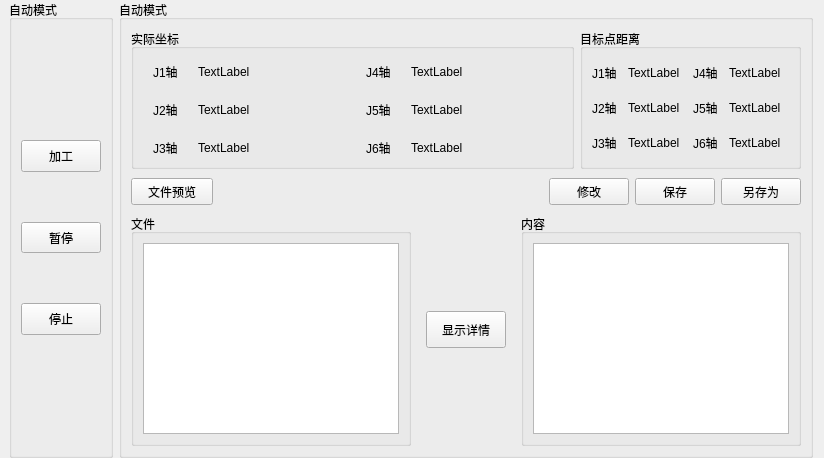
     <widget class="QWidget" name="autoPage">
      <layout class="QHBoxLayout" name="horizontalLayout_12" stretch="1,7">
       <property name="spacing">
        <number>6</number>
       </property>
       <property name="leftMargin">
        <number>9</number>
       </property>
       <property name="topMargin">
        <number>0</number>
       </property>
       <property name="bottomMargin">
        <number>0</number>
       </property>
       <item>
        <widget class="QGroupBox" name="groupBox_21">
         <property name="title">
          <string>自动模式</string>
         </property>
         <layout class="QVBoxLayout" name="verticalLayout_9">
          <property name="spacing">
           <number>50</number>
          </property>
          <property name="topMargin">
           <number>120</number>
          </property>
          <property name="bottomMargin">
           <number>120</number>
          </property>
          <item>
           <widget class="QPushButton" name="btn_do">
            <property name="sizePolicy">
             <sizepolicy hsizetype="Minimum" vsizetype="Preferred">
              <horstretch>0</horstretch>
              <verstretch>0</verstretch>
             </sizepolicy>
            </property>
            <property name="text">
             <string>加工</string>
            </property>
           </widget>
          </item>
          <item>
           <widget class="QPushButton" name="btn_pause">
            <property name="sizePolicy">
             <sizepolicy hsizetype="Minimum" vsizetype="Preferred">
              <horstretch>0</horstretch>
              <verstretch>0</verstretch>
             </sizepolicy>
            </property>
            <property name="text">
             <string>暂停</string>
            </property>
           </widget>
          </item>
          <item>
           <widget class="QPushButton" name="btn_stop">
            <property name="sizePolicy">
             <sizepolicy hsizetype="Minimum" vsizetype="Preferred">
              <horstretch>0</horstretch>
              <verstretch>0</verstretch>
             </sizepolicy>
            </property>
            <property name="text">
             <string>停止</string>
            </property>
           </widget>
          </item>
         </layout>
        </widget>
       </item>
       <item>
        <widget class="QGroupBox" name="groupBox_22">
         <property name="title">
          <string>自动模式</string>
         </property>
         <layout class="QVBoxLayout" name="verticalLayout_8" stretch="3,1,7">
          <item>
           <layout class="QHBoxLayout" name="horizontalLayout_13" stretch="2,1">
            <item>
             <widget class="QGroupBox" name="groupBox_23">
              <property name="title">
               <string>实际坐标</string>
              </property>
              <layout class="QHBoxLayout" name="horizontalLayout_16">
               <item>
                <layout class="QFormLayout" name="formLayout">
                 <property name="horizontalSpacing">
                  <number>20</number>
                 </property>
                 <property name="verticalSpacing">
                  <number>20</number>
                 </property>
                 <property name="leftMargin">
                  <number>10</number>
                 </property>
                 <property name="topMargin">
                  <number>5</number>
                 </property>
                 <item row="0" column="0">
                  <widget class="QLabel" name="label_137">
                   <property name="text">
                    <string>J1轴</string>
                   </property>
                  </widget>
                 </item>
                 <item row="0" column="1">
                  <widget class="QLabel" name="label_138">
                   <property name="text">
                    <string>TextLabel</string>
                   </property>
                  </widget>
                 </item>
                 <item row="1" column="0">
                  <widget class="QLabel" name="label_139">
                   <property name="text">
                    <string>J2轴</string>
                   </property>
                  </widget>
                 </item>
                 <item row="1" column="1">
                  <widget class="QLabel" name="label_140">
                   <property name="text">
                    <string>TextLabel</string>
                   </property>
                  </widget>
                 </item>
                 <item row="2" column="0">
                  <widget class="QLabel" name="label_141">
                   <property name="text">
                    <string>J3轴</string>
                   </property>
                  </widget>
                 </item>
                 <item row="2" column="1">
                  <widget class="QLabel" name="label_142">
                   <property name="text">
                    <string>TextLabel</string>
                   </property>
                  </widget>
                 </item>
                </layout>
               </item>
               <item>
                <layout class="QFormLayout" name="formLayout_2">
                 <property name="horizontalSpacing">
                  <number>20</number>
                 </property>
                 <property name="verticalSpacing">
                  <number>20</number>
                 </property>
                 <property name="leftMargin">
                  <number>10</number>
                 </property>
                 <property name="topMargin">
                  <number>5</number>
                 </property>
                 <item row="0" column="0">
                  <widget class="QLabel" name="label_143">
                   <property name="text">
                    <string>J4轴</string>
                   </property>
                  </widget>
                 </item>
                 <item row="0" column="1">
                  <widget class="QLabel" name="label_146">
                   <property name="text">
                    <string>TextLabel</string>
                   </property>
                  </widget>
                 </item>
                 <item row="1" column="0">
                  <widget class="QLabel" name="label_144">
                   <property name="text">
                    <string>J5轴</string>
                   </property>
                  </widget>
                 </item>
                 <item row="1" column="1">
                  <widget class="QLabel" name="label_147">
                   <property name="text">
                    <string>TextLabel</string>
                   </property>
                  </widget>
                 </item>
                 <item row="2" column="0">
                  <widget class="QLabel" name="label_145">
                   <property name="text">
                    <string>J6轴</string>
                   </property>
                  </widget>
                 </item>
                 <item row="2" column="1">
                  <widget class="QLabel" name="label_148">
                   <property name="text">
                    <string>TextLabel</string>
                   </property>
                  </widget>
                 </item>
                </layout>
               </item>
              </layout>
             </widget>
            </item>
            <item>
             <widget class="QGroupBox" name="groupBox_24">
              <property name="title">
               <string>目标点距离</string>
              </property>
              <layout class="QGridLayout" name="gridLayout_25" columnstretch="1,2,1,2">
               <item row="0" column="0">
                <widget class="QLabel" name="label_149">
                 <property name="text">
                  <string>J1轴</string>
                 </property>
                </widget>
               </item>
               <item row="0" column="1">
                <widget class="QLabel" name="label_152">
                 <property name="text">
                  <string>TextLabel</string>
                 </property>
                </widget>
               </item>
               <item row="0" column="2">
                <widget class="QLabel" name="label_155">
                 <property name="text">
                  <string>J4轴</string>
                 </property>
                </widget>
               </item>
               <item row="0" column="3">
                <widget class="QLabel" name="label_158">
                 <property name="text">
                  <string>TextLabel</string>
                 </property>
                </widget>
               </item>
               <item row="1" column="0">
                <widget class="QLabel" name="label_150">
                 <property name="text">
                  <string>J2轴</string>
                 </property>
                </widget>
               </item>
               <item row="1" column="1">
                <widget class="QLabel" name="label_153">
                 <property name="text">
                  <string>TextLabel</string>
                 </property>
                </widget>
               </item>
               <item row="1" column="2">
                <widget class="QLabel" name="label_156">
                 <property name="text">
                  <string>J5轴</string>
                 </property>
                </widget>
               </item>
               <item row="1" column="3">
                <widget class="QLabel" name="label_159">
                 <property name="text">
                  <string>TextLabel</string>
                 </property>
                </widget>
               </item>
               <item row="2" column="0">
                <widget class="QLabel" name="label_151">
                 <property name="text">
                  <string>J3轴</string>
                 </property>
                </widget>
               </item>
               <item row="2" column="1">
                <widget class="QLabel" name="label_154">
                 <property name="text">
                  <string>TextLabel</string>
                 </property>
                </widget>
               </item>
               <item row="2" column="2">
                <widget class="QLabel" name="label_157">
                 <property name="text">
                  <string>J6轴</string>
                 </property>
                </widget>
               </item>
               <item row="2" column="3">
                <widget class="QLabel" name="label_160">
                 <property name="text">
                  <string>TextLabel</string>
                 </property>
                </widget>
               </item>
              </layout>
             </widget>
            </item>
           </layout>
          </item>
          <item>
           <layout class="QHBoxLayout" name="horizontalLayout_14" stretch="2,8,1,1,1">
            <property name="topMargin">
             <number>3</number>
            </property>
            <property name="bottomMargin">
             <number>3</number>
            </property>
            <item>
             <widget class="QPushButton" name="btn_fileWatch">
              <property name="sizePolicy">
               <sizepolicy hsizetype="Preferred" vsizetype="Preferred">
                <horstretch>0</horstretch>
                <verstretch>0</verstretch>
               </sizepolicy>
              </property>
              <property name="text">
               <string>文件预览</string>
              </property>
             </widget>
            </item>
            <item>
             <spacer name="horizontalSpacer_2">
              <property name="orientation">
               <enum>Qt::Horizontal</enum>
              </property>
              <property name="sizeHint" stdset="0">
               <size>
                <width>40</width>
                <height>20</height>
               </size>
              </property>
             </spacer>
            </item>
            <item>
             <widget class="QPushButton" name="btn_change">
              <property name="sizePolicy">
               <sizepolicy hsizetype="Minimum" vsizetype="Preferred">
                <horstretch>0</horstretch>
                <verstretch>0</verstretch>
               </sizepolicy>
              </property>
              <property name="text">
               <string>修改</string>
              </property>
             </widget>
            </item>
            <item>
             <widget class="QPushButton" name="btn_save">
              <property name="sizePolicy">
               <sizepolicy hsizetype="Minimum" vsizetype="Preferred">
                <horstretch>0</horstretch>
                <verstretch>0</verstretch>
               </sizepolicy>
              </property>
              <property name="text">
               <string>保存</string>
              </property>
             </widget>
            </item>
            <item>
             <widget class="QPushButton" name="btn_saveAs">
              <property name="sizePolicy">
               <sizepolicy hsizetype="Minimum" vsizetype="Preferred">
                <horstretch>0</horstretch>
                <verstretch>0</verstretch>
               </sizepolicy>
              </property>
              <property name="text">
               <string>另存为</string>
              </property>
             </widget>
            </item>
           </layout>
          </item>
          <item>
           <layout class="QHBoxLayout" name="horizontalLayout_15">
            <property name="spacing">
             <number>15</number>
            </property>
            <item>
             <widget class="QGroupBox" name="groupBox_25">
              <property name="title">
               <string>文件</string>
              </property>
              <layout class="QGridLayout" name="gridLayout_22">
               <item row="0" column="0">
                <widget class="QTextEdit" name="textEdit_2"/>
               </item>
              </layout>
             </widget>
            </item>
            <item>
             <widget class="QPushButton" name="btn_showDetail">
              <property name="sizePolicy">
               <sizepolicy hsizetype="Preferred" vsizetype="Fixed">
                <horstretch>0</horstretch>
                <verstretch>0</verstretch>
               </sizepolicy>
              </property>
              <property name="minimumSize">
               <size>
                <width>4</width>
                <height>37</height>
               </size>
              </property>
              <property name="text">
               <string>显示详情</string>
              </property>
             </widget>
            </item>
            <item>
             <widget class="QGroupBox" name="groupBox_26">
              <property name="title">
               <string>内容</string>
              </property>
              <layout class="QGridLayout" name="gridLayout_23">
               <item row="0" column="0">
                <widget class="QTextEdit" name="textEdit_3"/>
               </item>
              </layout>
             </widget>
            </item>
           </layout>
          </item>
         </layout>
        </widget>
       </item>
      </layout>
     </widget>
